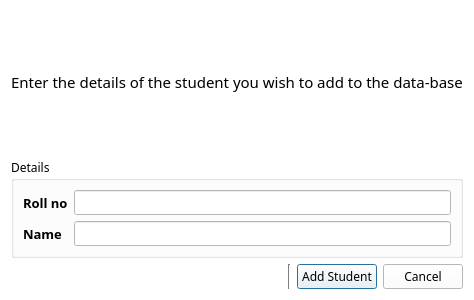
<?xml version="1.0" encoding="UTF-8"?>
<ui version="4.0">
 <class>studentsDatabase</class>
 <widget class="QDialog" name="studentsDatabase">
  <property name="geometry">
   <rect>
    <x>0</x>
    <y>0</y>
    <width>400</width>
    <height>300</height>
   </rect>
  </property>
  <property name="palette">
   <palette>
    <active>
     <colorrole role="WindowText">
      <brush brushstyle="SolidPattern">
       <color alpha="255">
        <red>0</red>
        <green>0</green>
        <blue>0</blue>
       </color>
      </brush>
     </colorrole>
     <colorrole role="Button">
      <brush brushstyle="SolidPattern">
       <color alpha="255">
        <red>255</red>
        <green>255</green>
        <blue>255</blue>
       </color>
      </brush>
     </colorrole>
     <colorrole role="Light">
      <brush brushstyle="SolidPattern">
       <color alpha="255">
        <red>255</red>
        <green>255</green>
        <blue>255</blue>
       </color>
      </brush>
     </colorrole>
     <colorrole role="Midlight">
      <brush brushstyle="SolidPattern">
       <color alpha="255">
        <red>255</red>
        <green>255</green>
        <blue>255</blue>
       </color>
      </brush>
     </colorrole>
     <colorrole role="Dark">
      <brush brushstyle="SolidPattern">
       <color alpha="255">
        <red>127</red>
        <green>127</green>
        <blue>127</blue>
       </color>
      </brush>
     </colorrole>
     <colorrole role="Mid">
      <brush brushstyle="SolidPattern">
       <color alpha="255">
        <red>170</red>
        <green>170</green>
        <blue>170</blue>
       </color>
      </brush>
     </colorrole>
     <colorrole role="Text">
      <brush brushstyle="SolidPattern">
       <color alpha="255">
        <red>0</red>
        <green>0</green>
        <blue>0</blue>
       </color>
      </brush>
     </colorrole>
     <colorrole role="BrightText">
      <brush brushstyle="SolidPattern">
       <color alpha="255">
        <red>255</red>
        <green>255</green>
        <blue>255</blue>
       </color>
      </brush>
     </colorrole>
     <colorrole role="ButtonText">
      <brush brushstyle="SolidPattern">
       <color alpha="255">
        <red>0</red>
        <green>0</green>
        <blue>0</blue>
       </color>
      </brush>
     </colorrole>
     <colorrole role="Base">
      <brush brushstyle="SolidPattern">
       <color alpha="255">
        <red>255</red>
        <green>255</green>
        <blue>255</blue>
       </color>
      </brush>
     </colorrole>
     <colorrole role="Window">
      <brush brushstyle="SolidPattern">
       <color alpha="255">
        <red>255</red>
        <green>255</green>
        <blue>255</blue>
       </color>
      </brush>
     </colorrole>
     <colorrole role="Shadow">
      <brush brushstyle="SolidPattern">
       <color alpha="255">
        <red>0</red>
        <green>0</green>
        <blue>0</blue>
       </color>
      </brush>
     </colorrole>
     <colorrole role="AlternateBase">
      <brush brushstyle="SolidPattern">
       <color alpha="255">
        <red>255</red>
        <green>255</green>
        <blue>255</blue>
       </color>
      </brush>
     </colorrole>
     <colorrole role="ToolTipBase">
      <brush brushstyle="SolidPattern">
       <color alpha="255">
        <red>255</red>
        <green>255</green>
        <blue>220</blue>
       </color>
      </brush>
     </colorrole>
     <colorrole role="ToolTipText">
      <brush brushstyle="SolidPattern">
       <color alpha="255">
        <red>0</red>
        <green>0</green>
        <blue>0</blue>
       </color>
      </brush>
     </colorrole>
    </active>
    <inactive>
     <colorrole role="WindowText">
      <brush brushstyle="SolidPattern">
       <color alpha="255">
        <red>0</red>
        <green>0</green>
        <blue>0</blue>
       </color>
      </brush>
     </colorrole>
     <colorrole role="Button">
      <brush brushstyle="SolidPattern">
       <color alpha="255">
        <red>255</red>
        <green>255</green>
        <blue>255</blue>
       </color>
      </brush>
     </colorrole>
     <colorrole role="Light">
      <brush brushstyle="SolidPattern">
       <color alpha="255">
        <red>255</red>
        <green>255</green>
        <blue>255</blue>
       </color>
      </brush>
     </colorrole>
     <colorrole role="Midlight">
      <brush brushstyle="SolidPattern">
       <color alpha="255">
        <red>255</red>
        <green>255</green>
        <blue>255</blue>
       </color>
      </brush>
     </colorrole>
     <colorrole role="Dark">
      <brush brushstyle="SolidPattern">
       <color alpha="255">
        <red>127</red>
        <green>127</green>
        <blue>127</blue>
       </color>
      </brush>
     </colorrole>
     <colorrole role="Mid">
      <brush brushstyle="SolidPattern">
       <color alpha="255">
        <red>170</red>
        <green>170</green>
        <blue>170</blue>
       </color>
      </brush>
     </colorrole>
     <colorrole role="Text">
      <brush brushstyle="SolidPattern">
       <color alpha="255">
        <red>0</red>
        <green>0</green>
        <blue>0</blue>
       </color>
      </brush>
     </colorrole>
     <colorrole role="BrightText">
      <brush brushstyle="SolidPattern">
       <color alpha="255">
        <red>255</red>
        <green>255</green>
        <blue>255</blue>
       </color>
      </brush>
     </colorrole>
     <colorrole role="ButtonText">
      <brush brushstyle="SolidPattern">
       <color alpha="255">
        <red>0</red>
        <green>0</green>
        <blue>0</blue>
       </color>
      </brush>
     </colorrole>
     <colorrole role="Base">
      <brush brushstyle="SolidPattern">
       <color alpha="255">
        <red>255</red>
        <green>255</green>
        <blue>255</blue>
       </color>
      </brush>
     </colorrole>
     <colorrole role="Window">
      <brush brushstyle="SolidPattern">
       <color alpha="255">
        <red>255</red>
        <green>255</green>
        <blue>255</blue>
       </color>
      </brush>
     </colorrole>
     <colorrole role="Shadow">
      <brush brushstyle="SolidPattern">
       <color alpha="255">
        <red>0</red>
        <green>0</green>
        <blue>0</blue>
       </color>
      </brush>
     </colorrole>
     <colorrole role="AlternateBase">
      <brush brushstyle="SolidPattern">
       <color alpha="255">
        <red>255</red>
        <green>255</green>
        <blue>255</blue>
       </color>
      </brush>
     </colorrole>
     <colorrole role="ToolTipBase">
      <brush brushstyle="SolidPattern">
       <color alpha="255">
        <red>255</red>
        <green>255</green>
        <blue>220</blue>
       </color>
      </brush>
     </colorrole>
     <colorrole role="ToolTipText">
      <brush brushstyle="SolidPattern">
       <color alpha="255">
        <red>0</red>
        <green>0</green>
        <blue>0</blue>
       </color>
      </brush>
     </colorrole>
    </inactive>
    <disabled>
     <colorrole role="WindowText">
      <brush brushstyle="SolidPattern">
       <color alpha="255">
        <red>127</red>
        <green>127</green>
        <blue>127</blue>
       </color>
      </brush>
     </colorrole>
     <colorrole role="Button">
      <brush brushstyle="SolidPattern">
       <color alpha="255">
        <red>255</red>
        <green>255</green>
        <blue>255</blue>
       </color>
      </brush>
     </colorrole>
     <colorrole role="Light">
      <brush brushstyle="SolidPattern">
       <color alpha="255">
        <red>255</red>
        <green>255</green>
        <blue>255</blue>
       </color>
      </brush>
     </colorrole>
     <colorrole role="Midlight">
      <brush brushstyle="SolidPattern">
       <color alpha="255">
        <red>255</red>
        <green>255</green>
        <blue>255</blue>
       </color>
      </brush>
     </colorrole>
     <colorrole role="Dark">
      <brush brushstyle="SolidPattern">
       <color alpha="255">
        <red>127</red>
        <green>127</green>
        <blue>127</blue>
       </color>
      </brush>
     </colorrole>
     <colorrole role="Mid">
      <brush brushstyle="SolidPattern">
       <color alpha="255">
        <red>170</red>
        <green>170</green>
        <blue>170</blue>
       </color>
      </brush>
     </colorrole>
     <colorrole role="Text">
      <brush brushstyle="SolidPattern">
       <color alpha="255">
        <red>127</red>
        <green>127</green>
        <blue>127</blue>
       </color>
      </brush>
     </colorrole>
     <colorrole role="BrightText">
      <brush brushstyle="SolidPattern">
       <color alpha="255">
        <red>255</red>
        <green>255</green>
        <blue>255</blue>
       </color>
      </brush>
     </colorrole>
     <colorrole role="ButtonText">
      <brush brushstyle="SolidPattern">
       <color alpha="255">
        <red>127</red>
        <green>127</green>
        <blue>127</blue>
       </color>
      </brush>
     </colorrole>
     <colorrole role="Base">
      <brush brushstyle="SolidPattern">
       <color alpha="255">
        <red>255</red>
        <green>255</green>
        <blue>255</blue>
       </color>
      </brush>
     </colorrole>
     <colorrole role="Window">
      <brush brushstyle="SolidPattern">
       <color alpha="255">
        <red>255</red>
        <green>255</green>
        <blue>255</blue>
       </color>
      </brush>
     </colorrole>
     <colorrole role="Shadow">
      <brush brushstyle="SolidPattern">
       <color alpha="255">
        <red>0</red>
        <green>0</green>
        <blue>0</blue>
       </color>
      </brush>
     </colorrole>
     <colorrole role="AlternateBase">
      <brush brushstyle="SolidPattern">
       <color alpha="255">
        <red>255</red>
        <green>255</green>
        <blue>255</blue>
       </color>
      </brush>
     </colorrole>
     <colorrole role="ToolTipBase">
      <brush brushstyle="SolidPattern">
       <color alpha="255">
        <red>255</red>
        <green>255</green>
        <blue>220</blue>
       </color>
      </brush>
     </colorrole>
     <colorrole role="ToolTipText">
      <brush brushstyle="SolidPattern">
       <color alpha="255">
        <red>0</red>
        <green>0</green>
        <blue>0</blue>
       </color>
      </brush>
     </colorrole>
    </disabled>
   </palette>
  </property>
  <property name="windowTitle">
   <string>Student Data-base</string>
  </property>
  <layout class="QVBoxLayout" name="verticalLayout_3">
   <item>
    <layout class="QVBoxLayout" name="verticalLayout_2">
     <item>
      <spacer name="verticalSpacer_2">
       <property name="orientation">
        <enum>Qt::Vertical</enum>
       </property>
       <property name="sizeHint" stdset="0">
        <size>
         <width>20</width>
         <height>40</height>
        </size>
       </property>
      </spacer>
     </item>
     <item>
      <widget class="QLabel" name="label">
       <property name="font">
        <font>
         <family>Ebrima</family>
         <pointsize>11</pointsize>
        </font>
       </property>
       <property name="text">
        <string>Enter the details of the student you wish to add to the data-base</string>
       </property>
      </widget>
     </item>
     <item>
      <spacer name="verticalSpacer">
       <property name="orientation">
        <enum>Qt::Vertical</enum>
       </property>
       <property name="sizeHint" stdset="0">
        <size>
         <width>20</width>
         <height>40</height>
        </size>
       </property>
      </spacer>
     </item>
     <item>
      <widget class="QGroupBox" name="groupBox">
       <property name="font">
        <font>
         <family>Ebrima</family>
        </font>
       </property>
       <property name="title">
        <string>Details</string>
       </property>
       <layout class="QVBoxLayout" name="verticalLayout">
        <item>
         <layout class="QFormLayout" name="formLayout">
          <item row="0" column="0">
           <widget class="QLabel" name="label_2">
            <property name="font">
             <font>
              <family>Ebrima</family>
              <pointsize>10</pointsize>
              <weight>75</weight>
              <bold>true</bold>
             </font>
            </property>
            <property name="text">
             <string>Roll no</string>
            </property>
           </widget>
          </item>
          <item row="0" column="1">
           <widget class="QLineEdit" name="lineEdit_roll"/>
          </item>
          <item row="1" column="0">
           <widget class="QLabel" name="label_3">
            <property name="font">
             <font>
              <pointsize>10</pointsize>
              <weight>75</weight>
              <bold>true</bold>
             </font>
            </property>
            <property name="text">
             <string>Name</string>
            </property>
           </widget>
          </item>
          <item row="1" column="1">
           <widget class="QLineEdit" name="lineEdit_name"/>
          </item>
         </layout>
        </item>
       </layout>
      </widget>
     </item>
     <item>
      <layout class="QHBoxLayout" name="horizontalLayout">
       <item>
        <spacer name="horizontalSpacer">
         <property name="orientation">
          <enum>Qt::Horizontal</enum>
         </property>
         <property name="sizeHint" stdset="0">
          <size>
           <width>40</width>
           <height>20</height>
          </size>
         </property>
        </spacer>
       </item>
       <item>
        <widget class="Line" name="line">
         <property name="orientation">
          <enum>Qt::Vertical</enum>
         </property>
        </widget>
       </item>
       <item>
        <widget class="QPushButton" name="click_addStudent">
         <property name="font">
          <font>
           <family>Ebrima</family>
          </font>
         </property>
         <property name="text">
          <string>Add Student</string>
         </property>
        </widget>
       </item>
       <item>
        <widget class="QPushButton" name="pushButton">
         <property name="font">
          <font>
           <family>Ebrima</family>
          </font>
         </property>
         <property name="text">
          <string>Cancel</string>
         </property>
        </widget>
       </item>
      </layout>
     </item>
    </layout>
   </item>
  </layout>
 </widget>
 <resources/>
 <connections>
  <connection>
   <sender>pushButton</sender>
   <signal>clicked()</signal>
   <receiver>studentsDatabase</receiver>
   <slot>close()</slot>
   <hints>
    <hint type="sourcelabel">
     <x>346</x>
     <y>273</y>
    </hint>
    <hint type="destinationlabel">
     <x>383</x>
     <y>241</y>
    </hint>
   </hints>
  </connection>
 </connections>
</ui>
